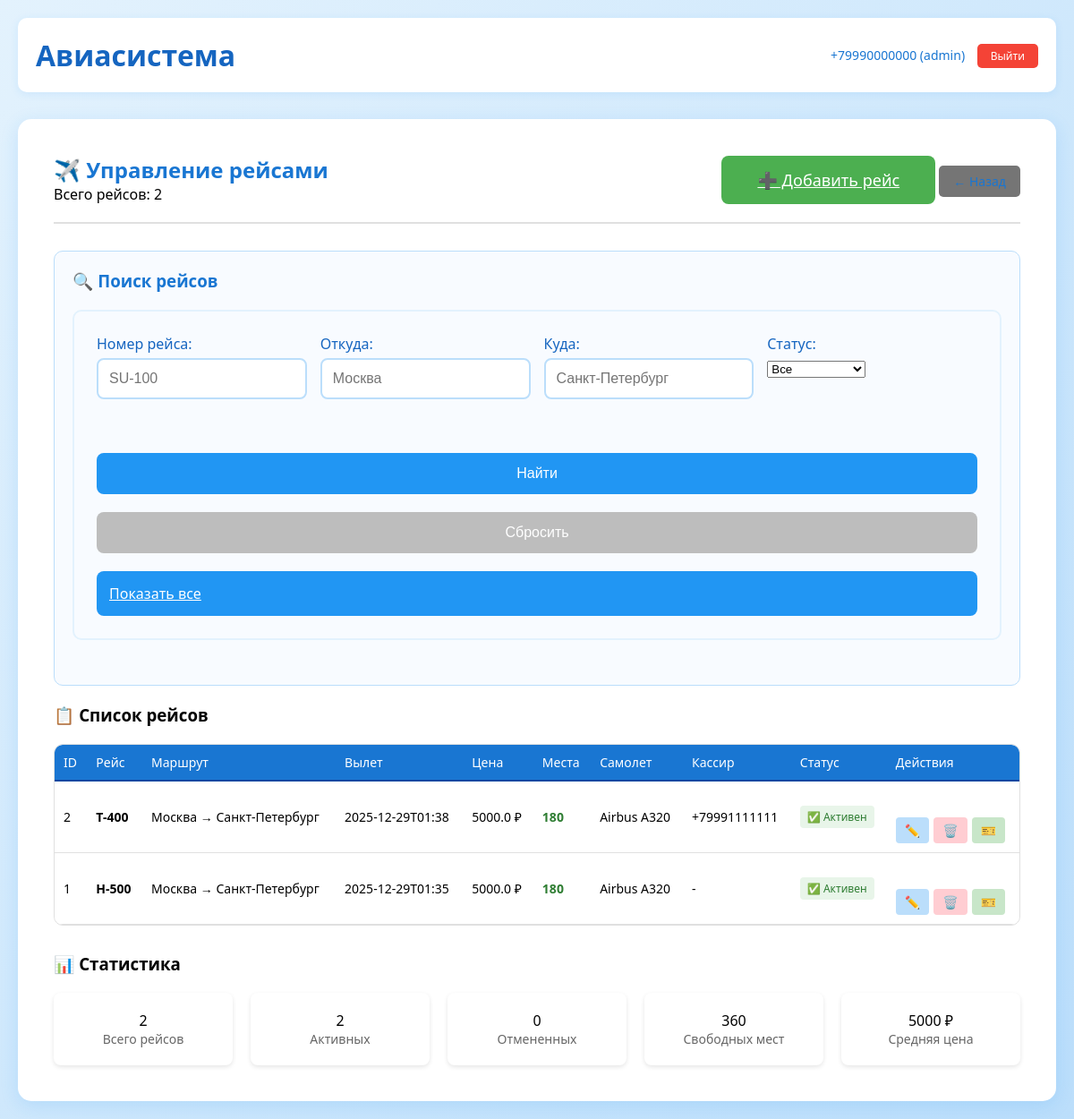
The app's page /admin/flights/ (signed in), older data.
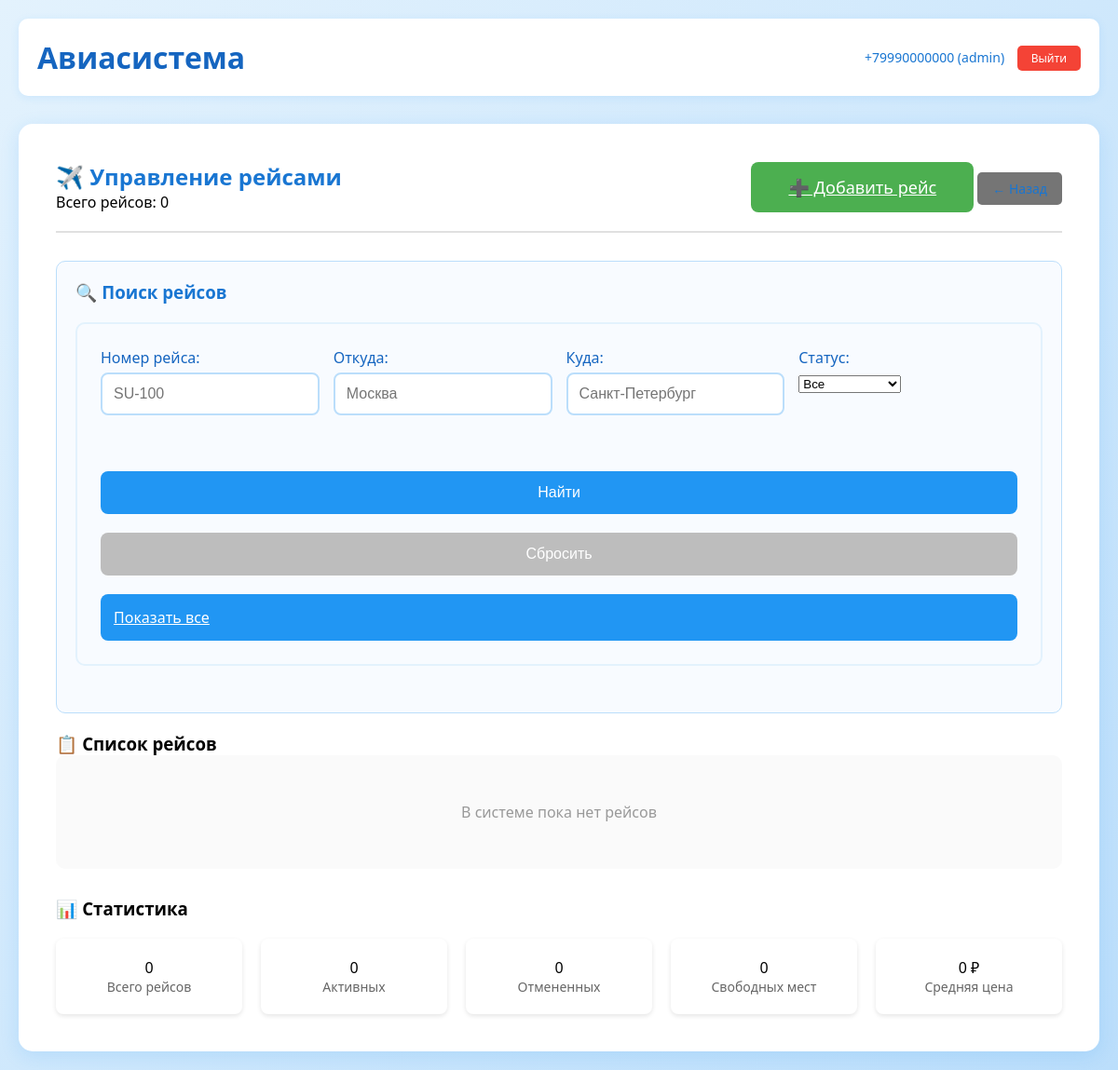
The same page, newer data.
### tables this page shows
CREATE TABLE flights (
                id INTEGER PRIMARY KEY AUTOINCREMENT,
                flight_number TEXT NOT NULL,
                departure_city TEXT NOT NULL,
                arrival_city TEXT NOT NULL,
                departure_time TEXT NOT NULL,
                arrival_time TEXT NOT NULL,
                price REAL NOT NULL,
                seats_available INTEGER NOT NULL,
                airplane TEXT,
                staff_id INTEGER,
                status TEXT DEFAULT 'active',
                created_at TIMESTAMP DEFAULT CURRENT_TIMESTAMP,
                FOREIGN KEY (staff_id) REFERENCES users (id)
            );

CREATE TABLE users (
                id INTEGER PRIMARY KEY AUTOINCREMENT,
                phone TEXT UNIQUE NOT NULL,
                password TEXT NOT NULL,
                role TEXT NOT NULL,
                passport_series TEXT NOT NULL,
                passport_number TEXT NOT NULL,
                organization_number TEXT,
                created_at TIMESTAMP DEFAULT CURRENT_TIMESTAMP
            );

### app.py (the view, shortened to what this page needs)
@app.route('/admin/flights/', methods=['GET', 'POST'])
def admin_flights():
    if 'user_id' not in session or session.get('role') != 'admin':
        return redirect('/login')
    status_arg = request.args.get('status')
    db = get_db()
    cursor = db.cursor()
    flights = []
    search_performed = False
    status_arg = request.args.get('status')
    if status_arg:
        query = "SELECT f.*, u.phone as cashier_phone FROM flights f LEFT JOIN users u ON f.staff_id = u.id WHERE 1=1 AND status = ?"
        params = [status_arg]
        cursor.execute(query, params)
        flights = cursor.fetchall()
        search_performed = True
    if not search_performed:
        cursor.execute('''
            SELECT f.*, u.phone as cashier_phone
            FROM flights f
            LEFT JOIN users u ON f.staff_id = u.id
            ORDER BY f.departure_time DESC
            LIMIT 50
        ''')
        flights = cursor.fetchall()
    return render_template('admin_flights.html',
                         flights=flights,
                         search_performed=search_performed)

### app.py (called while the page is built)
@app.teardown_appcontext
def close_connection(exception):
    db = getattr(g, '_database', None)
    if db is not None:
        db.close()

@app.before_request
def check_auth():
    public_paths = ['/', '/login', '/register/client', '/register/cashier',
                   '/static/', '/welcome']
    if any(request.path.startswith(path) for path in public_paths):
        return
    if 'user_id' not in session:
        return redirect('/welcome')

def get_db():
    db = getattr(g, '_database', None)
    if db is None:
        db = g._database = sqlite3.connect('database.db')
        db.row_factory = sqlite3.Row
    return db

@app.teardown_appcontext
def close_connection(exception):
    db = getattr(g, '_database', None)
    if db is not None:
        db.close()

### templates/admin_flights.html (shortened to what this page needs)
{% extends "base.html" %}
{% block content %}
<div class="dashboard admin-dashboard">
    <div class="admin-header-with-actions">
        <div>
            <h2>✈️ Управление рейсами</h2>
            <p>Всего рейсов: {{ flights|length }}</p>
        </div>
        <div class="header-actions">
            <a href="/admin/flights/add" class="btn create-btn">➕ Добавить рейс</a>
            <a href="/admin" class="btn back-btn">← Назад</a>
        </div>
    </div>
    <div class="search-section">
        <h3>🔍 Поиск рейсов</h3>
        <form method="POST" class="search-form">
            <div class="form-row">
                <div class="form-group">
                    <label for="flight_number">Номер рейса:</label>
                    <input type="text" id="flight_number" name="flight_number"
                           placeholder="SU-100">
                </div>
                <div class="form-group">
                    <label for="departure_city">Откуда:</label>
                    <input type="text" id="departure_city" name="departure_city"
                           placeholder="Москва">
                </div>
                <div class="form-group">
                    <label for="arrival_city">Куда:</label>
                    <input type="text" id="arrival_city" name="arrival_city"
                           placeholder="Санкт-Петербург">
                </div>
                <div class="form-group">
                    <label for="status">Статус:</label>
                    <select id="status" name="status">
                        <option value="">Все</option>
                    </select>
                </div>
            </div>
            <div class="form-buttons">
                <button type="submit" class="btn search-btn">Найти</button>
                <button type="reset" class="btn reset-btn">Сбросить</button>
                <a href="/admin/flights" class="btn show-all-btn">Показать все</a>
            </div>
        </form>
    </div>
    <div class="flights-table-section">
        <h3>📋 Список рейсов</h3>
        {% if flights %}
        <div class="table-container">
            <table class="admin-table">
                <thead>
                    <tr>
                        <th>ID</th>
                        <th>Рейс</th>
                        <th>Маршрут</th>
                        <th>Вылет</th>
                        <th>Цена</th>
                        <th>Места</th>
                        <th>Самолет</th>
                        <th>Кассир</th>
                        <th>Статус</th>
                        <th>Действия</th>
                    </tr>
                </thead>
                <tbody>
                    {% for flight in flights %}
                    <tr>
                        <td>{{ flight.id }}</td>
                        <td>
                            <strong>{{ flight.flight_number }}</strong>
                        </td>
                        <td>
                            {{ flight.departure_city }} → {{ flight.arrival_city }}
                        </td>
                        <td>{{ flight.departure_time[:16] }}</td>
                        <td>{{ flight.price }} ₽</td>
                        <td>
                            <span class="{{ 'seats-available' if flight.seats_available > 0 else 'seats-full' }}">
                                {{ flight.seats_available }}
                            </span>
                        </td>
                        <td>{{ flight.airplane or '-' }}</td>
                        <td>{{ flight.cashier_phone or '-' }}</td>
                        <td>
                            <span class="status-badge status-{{ flight.status }}">
                                {% if flight.status == 'active' %}✅ Активен
                                {% elif flight.status == 'cancelled' %}❌ Отменен
                                {% elif flight.status == 'completed' %}🏁 Завершен
                                {% else %}{{ flight.status }}{% endif %}
                            </span>
                        </td>
                        <td class="actions-cell">
                            <div class="action-buttons">
                                <a href="/admin/flights/edit/{{ flight.id }}"
                                   class="btn-action edit" title="Редактировать">
                                    ✏️
                                </a>
                                {% if flight.status == 'active' %}
                                <a href="/admin/flights/delete/{{ flight.id }}"
                                   class="btn-action delete"
                                   onclick="return confirm('Удалить рейс {{ flight.flight_number }}?')"
                                   title="Удалить">
                                    🗑️
                                </a>
                                {% endif %}
                                <a href="/cashier/sell/{{ flight.id }}"
                                   class="btn-action sell" title="Продать билет">
                                    🎫
                                </a>
                            </div>
                        </td>
                    </tr>
                    {% endfor %}
                </tbody>
            </table>
        </div>
        {% else %}
        <div class="no-data">
            {% if search_performed %}
            <p>Рейсы по заданным критериям не найдены</p>
            {% else %}
            <p>В системе пока нет рейсов</p>
            {% endif %}
        </div>
        {% endif %}
    </div>
    <div class="stats-section">
        <h3>📊 Статистика</h3>
        <div class="stats-cards">
            {% set active_flights = flights|selectattr('status', 'equalto', 'active')|list %}
            {% set cancelled_flights = flights|selectattr('status', 'equalto', 'cancelled')|list %}
            {% set total_seats = flights|sum(attribute='seats_available') %}
            {% set avg_price = flights|sum(attribute='price') / flights|length if flights|length > 0 else 0 %}
            <div class="stat-card">
                <div class="stat-value">{{ flights|length }}</div>
                <div class="stat-label">Всего рейсов</div>
            </div>
            <div class="stat-card">
                <div class="stat-value">{{ active_flights|length }}</div>
                <div class="stat-label">Активных</div>
            </div>
            <div class="stat-card">
                <div class="stat-value">{{ cancelled_flights|length }}</div>
                <div class="stat-label">Отмененных</div>
            </div>
            <div class="stat-card">
                <div class="stat-value">{{ total_seats }}</div>
                <div class="stat-label">Свободных мест</div>
            </div>
            <div class="stat-card">
                <div class="stat-value">{{ avg_price|int }} ₽</div>
                <div class="stat-label">Средняя цена</div>
            </div>
        </div>
    </div>
</div>
{% endblock %}

### templates/base.html (shortened to what this page needs)
<!DOCTYPE html>
<html lang="ru">
<head>
    <link rel="stylesheet" href="{{ url_for('static', filename='style.css') }}">
</head>
<body>
    <div class="container">
        <div class="header">
            <h1>Авиасистема</h1>
            {% if session.user_id %}
                <div class="user-info">
                    {{ session.phone }} ({{ session.role }})
                    <a href="/logout" class="logout-btn">Выйти</a>
                </div>
            {% endif %}
        </div>
        {% block content %}{% endblock %}
    </div>
</body>
</html>

### static/style.css (style rules this page uses)
* { margin: 0; padding: 0; box-sizing: border-box; }
body { font-family: 'Segoe UI', Tahoma, Geneva, Verdana, sans-serif; background: linear-gradient(135deg, #e3f2fd 0%, #bbdefb 100%); min-height: 100vh; padding: 20px; }
.container { max-width: 1200px; margin: 0 auto; }
.header { background: white; padding: 20px; border-radius: 10px; box-shadow: 0 2px 10px rgba(33, 150, 243, 0.1); margin-bottom: 30px; display: flex; justify-content: space-between; align-items: center; }
.header h1 { color: #1565c0; }
.user-info { color: #1976d2; font-size: 14px; }
.logout-btn { background: #64b5f6; color: white; text-decoration: none; padding: 5px 15px; border-radius: 5px; margin-left: 10px; font-size: 12px; }
.form-group { margin-bottom: 20px; }
.form-row { display: flex; gap: 20px; }
.form-row .form-group { flex: 1; }
label { display: block; margin-bottom: 5px; color: #1565c0; font-weight: 500; }
input { width: 100%; padding: 12px; border: 2px solid #bbdefb; border-radius: 8px; font-size: 16px; transition: border-color 0.3s; }
.btn { background: #2196f3; color: white; border: none; padding: 14px; width: 100%; border-radius: 8px; font-size: 16px; font-weight: 500; cursor: pointer; transition: background 0.3s; margin-top: 10px; }
.dashboard { background: white; padding: 40px; border-radius: 15px; box-shadow: 0 5px 20px rgba(33, 150, 243, 0.15); }
.dashboard h2 { color: #1976d2; text-align: center; margin-bottom: 30px; }
.search-form { background: #f8fbff; padding: 25px; border-radius: 10px; margin-bottom: 30px; border: 2px solid #e3f2fd; }
.form-buttons { display: flex; gap: 15px; margin-top: 30px; }
.logout-btn { background: #f44336; }
.stat-card { background: white; padding: 20px; border-radius: 8px; text-align: center; box-shadow: 0 2px 5px rgba(0,0,0,0.1); }
.stat-label { color: #666; font-size: 14px; }
.back-btn { background: #bbdefb; color: #1976d2; padding: 8px 16px; border-radius: 5px; text-decoration: none; font-size: 14px; }
.search-section { background: #f8fbff; padding: 25px; border-radius: 10px; margin-bottom: 30px; }
.no-data { text-align: center; padding: 40px; color: #999; background: #fafafa; border-radius: 8px; }
.create-btn { background: #4caf50 !important; font-size: 18px !important; padding: 15px 40px !important; }
.reset-btn { background: #bdbdbd !important; }
.admin-dashboard { max-width: 1400px; margin: 0 auto; }
.admin-header-with-actions { display: flex; justify-content: space-between; align-items: center; margin-bottom: 30px; padding-bottom: 20px; border-bottom: 2px solid #e0e0e0; }
.admin-header-with-actions h2 { color: #1976d2; margin: 0; }
.search-section { background: #f8fbff; padding: 25px; border-radius: 10px; margin-bottom: 30px; border: 1px solid #bbdefb; }
.search-section h3 { color: #1976d2; margin-bottom: 20px; }
.search-form .form-row { display: grid; grid-template-columns: repeat(auto-fit, minmax(200px, 1fr)); gap: 15px; margin-bottom: 20px; }
.form-buttons { display: flex; gap: 10px; flex-wrap: wrap; }
.stats-section { margin-top: 30px; }
.stats-cards { display: grid; grid-template-columns: repeat(auto-fit, minmax(200px, 1fr)); gap: 20px; margin-top: 20px; }
.no-data { text-align: center; padding: 50px; background: #fafafa; border-radius: 10px; color: #999; }
.create-btn { background: #4caf50 !important; }
.back-btn { background: #757575 !important; }

### templates/admin_flights.html (style rules this page uses)
.search-section { background: #f8fbff; padding: 20px; border-radius: 10px; margin-bottom: 20px; border: 1px solid #bbdefb; }
.search-form .form-row { display: grid; grid-template-columns: repeat(auto-fit, minmax(200px, 1fr)); gap: 15px; margin-bottom: 15px; }
.form-buttons { display: flex; gap: 10px; flex-wrap: wrap; }

Row changes from the older to the newer data that the page shows:
removed flights: id "2", flight_number "T-400", departure_city "Москва", arrival_city "Санкт-Петербург", departure_time "2025-12-29T01:38", price "5000.0", seats_available "180", airplane "Airbus A320", phone "+79991111111", status "✅ Активен"
removed flights: id "1", flight_number "H-500", departure_city "Москва", arrival_city "Санкт-Петербург", departure_time "2025-12-29T01:35", price "5000.0", seats_available "180", airplane "Airbus A320", cashier_phone "-", status "✅ Активен"
Text that changed along with them:
{{ flights|length }}: "2" → "0"
{{ active_flights|length }}: "2" → "0"
{{ total_seats }}: "360" → "0"
{{ avg_price|int }}: "5000" → "0"
text no longer shown: "ID Рейс Маршрут Вылет Цена Места Самолет Кассир Статус Действия"
text now shown: "В системе пока нет рейсов"
